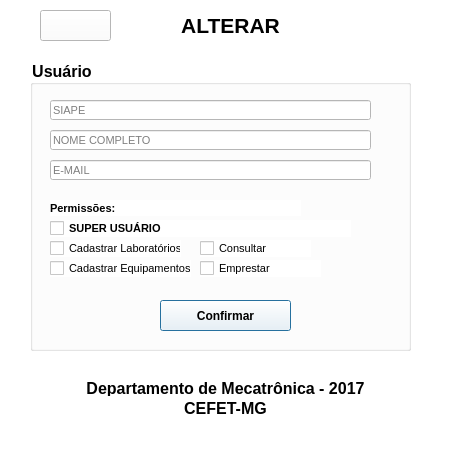
<?xml version="1.0" encoding="UTF-8"?>
<ui version="4.0">
 <class>AlterarUser</class>
 <widget class="QDialog" name="AlterarUser">
  <property name="geometry">
   <rect>
    <x>0</x>
    <y>0</y>
    <width>459</width>
    <height>465</height>
   </rect>
  </property>
  <property name="windowTitle">
   <string>Dialog</string>
  </property>
  <property name="styleSheet">
   <string notr="true">background-color: rgb(255, 255, 255);</string>
  </property>
  <widget class="QLabel" name="label_3">
   <property name="geometry">
    <rect>
     <x>0</x>
     <y>380</y>
     <width>451</width>
     <height>16</height>
    </rect>
   </property>
   <property name="font">
    <font>
     <pointsize>12</pointsize>
     <weight>75</weight>
     <bold>true</bold>
    </font>
   </property>
   <property name="styleSheet">
    <string notr="true"/>
   </property>
   <property name="text">
    <string>Departamento de Mecatrônica - 2017</string>
   </property>
   <property name="alignment">
    <set>Qt::AlignCenter</set>
   </property>
  </widget>
  <widget class="QLabel" name="label_4">
   <property name="geometry">
    <rect>
     <x>0</x>
     <y>400</y>
     <width>451</width>
     <height>16</height>
    </rect>
   </property>
   <property name="font">
    <font>
     <pointsize>12</pointsize>
     <weight>75</weight>
     <bold>true</bold>
    </font>
   </property>
   <property name="text">
    <string>CEFET-MG</string>
   </property>
   <property name="alignment">
    <set>Qt::AlignCenter</set>
   </property>
  </widget>
  <widget class="QGroupBox" name="groupBox">
   <property name="geometry">
    <rect>
     <x>30</x>
     <y>60</y>
     <width>381</width>
     <height>291</height>
    </rect>
   </property>
   <property name="font">
    <font>
     <pointsize>12</pointsize>
     <weight>75</weight>
     <bold>true</bold>
    </font>
   </property>
   <property name="title">
    <string>Usuário</string>
   </property>
   <widget class="QLineEdit" name="lineEdit">
    <property name="geometry">
     <rect>
      <x>20</x>
      <y>40</y>
      <width>321</width>
      <height>20</height>
     </rect>
    </property>
    <property name="font">
     <font>
      <pointsize>8</pointsize>
     </font>
    </property>
    <property name="placeholderText">
     <string>SIAPE</string>
    </property>
   </widget>
   <widget class="QLineEdit" name="lineEdit_2">
    <property name="geometry">
     <rect>
      <x>20</x>
      <y>70</y>
      <width>321</width>
      <height>20</height>
     </rect>
    </property>
    <property name="font">
     <font>
      <pointsize>8</pointsize>
     </font>
    </property>
    <property name="placeholderText">
     <string>NOME COMPLETO</string>
    </property>
   </widget>
   <widget class="QLabel" name="label_2">
    <property name="geometry">
     <rect>
      <x>20</x>
      <y>140</y>
      <width>251</width>
      <height>16</height>
     </rect>
    </property>
    <property name="font">
     <font>
      <pointsize>8</pointsize>
      <weight>75</weight>
      <bold>true</bold>
     </font>
    </property>
    <property name="text">
     <string>Permissões:</string>
    </property>
   </widget>
   <widget class="QCheckBox" name="checkBox">
    <property name="geometry">
     <rect>
      <x>20</x>
      <y>160</y>
      <width>301</width>
      <height>17</height>
     </rect>
    </property>
    <property name="font">
     <font>
      <pointsize>8</pointsize>
      <weight>75</weight>
      <bold>true</bold>
     </font>
    </property>
    <property name="text">
     <string>SUPER USUÁRIO </string>
    </property>
   </widget>
   <widget class="QCheckBox" name="checkBox_2">
    <property name="geometry">
     <rect>
      <x>170</x>
      <y>180</y>
      <width>111</width>
      <height>17</height>
     </rect>
    </property>
    <property name="font">
     <font>
      <pointsize>8</pointsize>
      <weight>50</weight>
      <bold>false</bold>
     </font>
    </property>
    <property name="text">
     <string>Consultar</string>
    </property>
   </widget>
   <widget class="QCheckBox" name="checkBox_3">
    <property name="geometry">
     <rect>
      <x>170</x>
      <y>200</y>
      <width>121</width>
      <height>17</height>
     </rect>
    </property>
    <property name="font">
     <font>
      <pointsize>8</pointsize>
      <weight>50</weight>
      <bold>false</bold>
     </font>
    </property>
    <property name="text">
     <string>Emprestar</string>
    </property>
   </widget>
   <widget class="QLineEdit" name="lineEdit_3">
    <property name="geometry">
     <rect>
      <x>20</x>
      <y>100</y>
      <width>321</width>
      <height>20</height>
     </rect>
    </property>
    <property name="font">
     <font>
      <pointsize>8</pointsize>
     </font>
    </property>
    <property name="placeholderText">
     <string>E-MAIL</string>
    </property>
   </widget>
   <widget class="QPushButton" name="pushButton">
    <property name="geometry">
     <rect>
      <x>130</x>
      <y>240</y>
      <width>131</width>
      <height>31</height>
     </rect>
    </property>
    <property name="font">
     <font>
      <weight>75</weight>
      <bold>true</bold>
     </font>
    </property>
    <property name="text">
     <string>Confirmar</string>
    </property>
   </widget>
   <widget class="QCheckBox" name="checkBox_7">
    <property name="geometry">
     <rect>
      <x>20</x>
      <y>200</y>
      <width>141</width>
      <height>17</height>
     </rect>
    </property>
    <property name="font">
     <font>
      <pointsize>8</pointsize>
      <weight>50</weight>
      <bold>false</bold>
     </font>
    </property>
    <property name="text">
     <string>Cadastrar Equipamentos</string>
    </property>
   </widget>
   <widget class="QCheckBox" name="checkBox_8">
    <property name="geometry">
     <rect>
      <x>20</x>
      <y>180</y>
      <width>131</width>
      <height>17</height>
     </rect>
    </property>
    <property name="font">
     <font>
      <pointsize>8</pointsize>
      <weight>50</weight>
      <bold>false</bold>
     </font>
    </property>
    <property name="text">
     <string>Cadastrar Laboratórios</string>
    </property>
   </widget>
  </widget>
  <widget class="QLabel" name="label">
   <property name="geometry">
    <rect>
     <x>0</x>
     <y>10</y>
     <width>461</width>
     <height>31</height>
    </rect>
   </property>
   <property name="font">
    <font>
     <pointsize>16</pointsize>
     <weight>75</weight>
     <bold>true</bold>
    </font>
   </property>
   <property name="text">
    <string>ALTERAR</string>
   </property>
   <property name="alignment">
    <set>Qt::AlignCenter</set>
   </property>
  </widget>
  <widget class="QPushButton" name="pushButton_4">
   <property name="geometry">
    <rect>
     <x>40</x>
     <y>10</y>
     <width>71</width>
     <height>31</height>
    </rect>
   </property>
   <property name="minimumSize">
    <size>
     <width>61</width>
     <height>31</height>
    </size>
   </property>
   <property name="maximumSize">
    <size>
     <width>100</width>
     <height>100</height>
    </size>
   </property>
   <property name="styleSheet">
    <string notr="true">background-image: url(:/img/img/voltar.png);</string>
   </property>
   <property name="text">
    <string/>
   </property>
  </widget>
 </widget>
 <resources/>
 <connections>
  <connection>
   <sender>pushButton_4</sender>
   <signal>clicked()</signal>
   <receiver>AlterarUser</receiver>
   <slot>close()</slot>
   <hints>
    <hint type="sourcelabel">
     <x>49</x>
     <y>28</y>
    </hint>
    <hint type="destinationlabel">
     <x>24</x>
     <y>64</y>
    </hint>
   </hints>
  </connection>
 </connections>
</ui>
